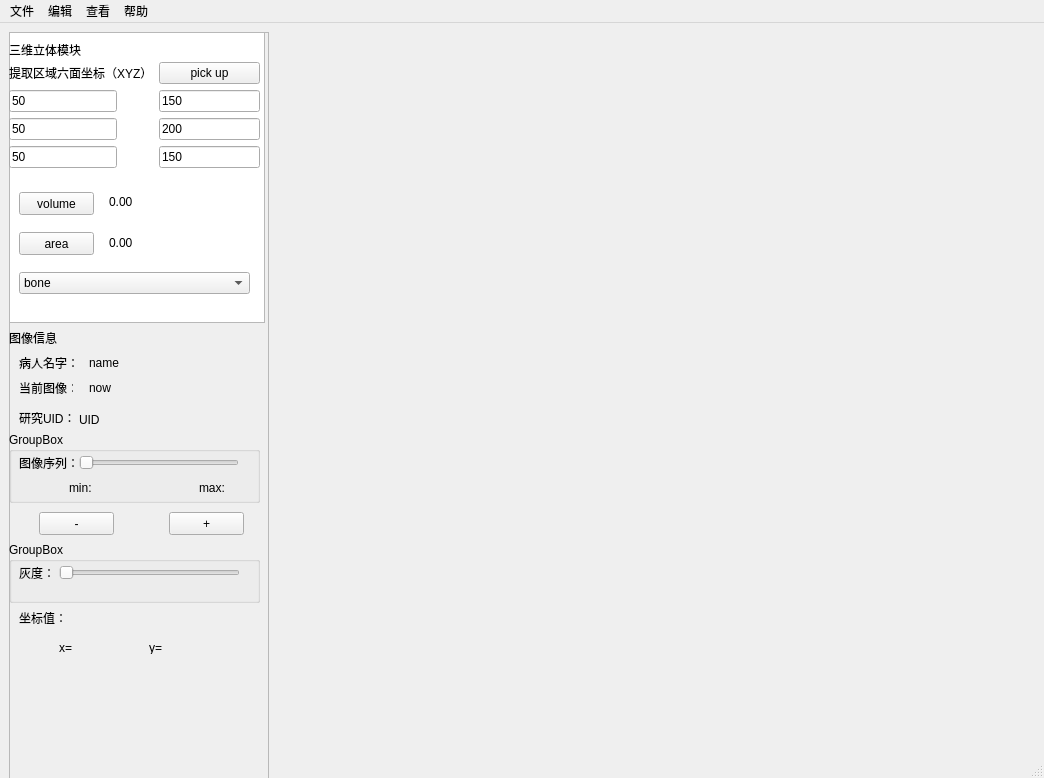
<?xml version="1.0" encoding="UTF-8"?>
<ui version="4.0">
 <class>MainWindow</class>
 <widget class="QMainWindow" name="MainWindow">
  <property name="geometry">
   <rect>
    <x>0</x>
    <y>0</y>
    <width>1044</width>
    <height>778</height>
   </rect>
  </property>
  <property name="sizePolicy">
   <sizepolicy hsizetype="Preferred" vsizetype="Preferred">
    <horstretch>0</horstretch>
    <verstretch>0</verstretch>
   </sizepolicy>
  </property>
  <property name="minimumSize">
   <size>
    <width>1044</width>
    <height>777</height>
   </size>
  </property>
  <property name="baseSize">
   <size>
    <width>0</width>
    <height>0</height>
   </size>
  </property>
  <property name="windowTitle">
   <string>CTViewer</string>
  </property>
  <property name="layoutDirection">
   <enum>Qt::LeftToRight</enum>
  </property>
  <widget class="QWidget" name="centralwidget">
   <property name="sizePolicy">
    <sizepolicy hsizetype="Maximum" vsizetype="Maximum">
     <horstretch>0</horstretch>
     <verstretch>0</verstretch>
    </sizepolicy>
   </property>
   <property name="minimumSize">
    <size>
     <width>1044</width>
     <height>777</height>
    </size>
   </property>
   <layout class="QHBoxLayout" name="horizontalLayout">
    <item>
     <layout class="QGridLayout" name="gridLayout">
      <item row="0" column="2">
       <widget class="QVTKWidget" name="qvtkWidget_4">
        <property name="sizePolicy">
         <sizepolicy hsizetype="Preferred" vsizetype="Preferred">
          <horstretch>10</horstretch>
          <verstretch>10</verstretch>
         </sizepolicy>
        </property>
        <property name="minimumSize">
         <size>
          <width>1044</width>
          <height>777</height>
         </size>
        </property>
        <property name="mouseTracking">
         <bool>true</bool>
        </property>
        <property name="layoutDirection">
         <enum>Qt::LeftToRight</enum>
        </property>
       </widget>
      </item>
      <item row="0" column="1">
       <widget class="QFrame" name="frame">
        <property name="sizePolicy">
         <sizepolicy hsizetype="Fixed" vsizetype="Preferred">
          <horstretch>1</horstretch>
          <verstretch>1</verstretch>
         </sizepolicy>
        </property>
        <property name="minimumSize">
         <size>
          <width>260</width>
          <height>0</height>
         </size>
        </property>
        <property name="frameShape">
         <enum>QFrame::StyledPanel</enum>
        </property>
        <property name="frameShadow">
         <enum>QFrame::Raised</enum>
        </property>
        <widget class="QTreeView" name="treeView">
         <property name="geometry">
          <rect>
           <x>0</x>
           <y>0</y>
           <width>256</width>
           <height>291</height>
          </rect>
         </property>
        </widget>
        <widget class="QLabel" name="label">
         <property name="geometry">
          <rect>
           <x>0</x>
           <y>300</y>
           <width>54</width>
           <height>12</height>
          </rect>
         </property>
         <property name="text">
          <string>图像信息</string>
         </property>
        </widget>
        <widget class="QGroupBox" name="groupBox_3">
         <property name="geometry">
          <rect>
           <x>0</x>
           <y>510</y>
           <width>251</width>
           <height>61</height>
          </rect>
         </property>
         <property name="title">
          <string>GroupBox</string>
         </property>
         <widget class="QSlider" name="horizontalSlider_3">
          <property name="geometry">
           <rect>
            <x>50</x>
            <y>20</y>
            <width>181</width>
            <height>22</height>
           </rect>
          </property>
          <property name="mouseTracking">
           <bool>true</bool>
          </property>
          <property name="orientation">
           <enum>Qt::Horizontal</enum>
          </property>
          <property name="invertedControls">
           <bool>true</bool>
          </property>
          <property name="tickPosition">
           <enum>QSlider::NoTicks</enum>
          </property>
         </widget>
         <widget class="QLabel" name="label_4">
          <property name="geometry">
           <rect>
            <x>10</x>
            <y>20</y>
            <width>31</width>
            <height>21</height>
           </rect>
          </property>
          <property name="text">
           <string>灰度：</string>
          </property>
         </widget>
        </widget>
        <widget class="QLabel" name="label_5">
         <property name="geometry">
          <rect>
           <x>10</x>
           <y>580</y>
           <width>54</width>
           <height>12</height>
          </rect>
         </property>
         <property name="text">
          <string>坐标值：</string>
         </property>
        </widget>
        <widget class="QLabel" name="label_7">
         <property name="geometry">
          <rect>
           <x>50</x>
           <y>610</y>
           <width>54</width>
           <height>12</height>
          </rect>
         </property>
         <property name="text">
          <string>x=</string>
         </property>
        </widget>
        <widget class="QLabel" name="label_8">
         <property name="geometry">
          <rect>
           <x>140</x>
           <y>610</y>
           <width>54</width>
           <height>12</height>
          </rect>
         </property>
         <property name="text">
          <string>y=</string>
         </property>
        </widget>
        <widget class="QLabel" name="label_2">
         <property name="geometry">
          <rect>
           <x>10</x>
           <y>320</y>
           <width>61</width>
           <height>21</height>
          </rect>
         </property>
         <property name="text">
          <string>病人名字：</string>
         </property>
        </widget>
        <widget class="QLabel" name="label_3">
         <property name="geometry">
          <rect>
           <x>80</x>
           <y>320</y>
           <width>181</width>
           <height>21</height>
          </rect>
         </property>
         <property name="text">
          <string>name</string>
         </property>
        </widget>
        <widget class="QLabel" name="label_6">
         <property name="geometry">
          <rect>
           <x>10</x>
           <y>350</y>
           <width>54</width>
           <height>12</height>
          </rect>
         </property>
         <property name="text">
          <string>当前图像：</string>
         </property>
        </widget>
        <widget class="QLabel" name="label_9">
         <property name="geometry">
          <rect>
           <x>80</x>
           <y>350</y>
           <width>54</width>
           <height>12</height>
          </rect>
         </property>
         <property name="text">
          <string>now</string>
         </property>
        </widget>
        <widget class="QLabel" name="label_10">
         <property name="geometry">
          <rect>
           <x>10</x>
           <y>380</y>
           <width>54</width>
           <height>12</height>
          </rect>
         </property>
         <property name="text">
          <string>研究UID：</string>
         </property>
        </widget>
        <widget class="QLabel" name="label_11">
         <property name="geometry">
          <rect>
           <x>70</x>
           <y>380</y>
           <width>181</width>
           <height>16</height>
          </rect>
         </property>
         <property name="text">
          <string>UID</string>
         </property>
        </widget>
        <widget class="QGroupBox" name="groupBox_4">
         <property name="geometry">
          <rect>
           <x>0</x>
           <y>400</y>
           <width>251</width>
           <height>71</height>
          </rect>
         </property>
         <property name="title">
          <string>GroupBox</string>
         </property>
         <widget class="QSlider" name="horizontalSlider_4">
          <property name="geometry">
           <rect>
            <x>70</x>
            <y>20</y>
            <width>160</width>
            <height>22</height>
           </rect>
          </property>
          <property name="mouseTracking">
           <bool>true</bool>
          </property>
          <property name="orientation">
           <enum>Qt::Horizontal</enum>
          </property>
          <property name="invertedControls">
           <bool>true</bool>
          </property>
         </widget>
         <widget class="QLabel" name="label_12">
          <property name="geometry">
           <rect>
            <x>10</x>
            <y>20</y>
            <width>61</width>
            <height>21</height>
           </rect>
          </property>
          <property name="text">
           <string>图像序列：</string>
          </property>
         </widget>
         <widget class="QLabel" name="label_13">
          <property name="geometry">
           <rect>
            <x>60</x>
            <y>50</y>
            <width>54</width>
            <height>12</height>
           </rect>
          </property>
          <property name="text">
           <string>min:</string>
          </property>
         </widget>
         <widget class="QLabel" name="label_14">
          <property name="geometry">
           <rect>
            <x>190</x>
            <y>50</y>
            <width>54</width>
            <height>12</height>
           </rect>
          </property>
          <property name="text">
           <string>max:</string>
          </property>
         </widget>
        </widget>
        <widget class="QPushButton" name="pushButton">
         <property name="geometry">
          <rect>
           <x>30</x>
           <y>480</y>
           <width>75</width>
           <height>23</height>
          </rect>
         </property>
         <property name="mouseTracking">
          <bool>true</bool>
         </property>
         <property name="text">
          <string>-</string>
         </property>
        </widget>
        <widget class="QPushButton" name="pushButton_2">
         <property name="geometry">
          <rect>
           <x>160</x>
           <y>480</y>
           <width>75</width>
           <height>23</height>
          </rect>
         </property>
         <property name="text">
          <string>+</string>
         </property>
        </widget>
        <widget class="QLabel" name="label_16">
         <property name="geometry">
          <rect>
           <x>100</x>
           <y>200</y>
           <width>151</width>
           <height>21</height>
          </rect>
         </property>
         <property name="text">
          <string>0.00</string>
         </property>
        </widget>
        <widget class="QPushButton" name="pushButton_3">
         <property name="geometry">
          <rect>
           <x>10</x>
           <y>200</y>
           <width>75</width>
           <height>23</height>
          </rect>
         </property>
         <property name="text">
          <string>area</string>
         </property>
        </widget>
        <widget class="QPushButton" name="pushButton_4">
         <property name="geometry">
          <rect>
           <x>10</x>
           <y>160</y>
           <width>75</width>
           <height>23</height>
          </rect>
         </property>
         <property name="text">
          <string>volume</string>
         </property>
        </widget>
        <widget class="QLabel" name="label_15">
         <property name="geometry">
          <rect>
           <x>100</x>
           <y>160</y>
           <width>151</width>
           <height>20</height>
          </rect>
         </property>
         <property name="text">
          <string>0.00</string>
         </property>
        </widget>
        <widget class="QWidget" name="formLayoutWidget">
         <property name="geometry">
          <rect>
           <x>0</x>
           <y>30</y>
           <width>251</width>
           <height>121</height>
          </rect>
         </property>
         <layout class="QFormLayout" name="formLayout">
          <item row="0" column="0">
           <widget class="QLabel" name="label_17">
            <property name="text">
             <string>提取区域六面坐标（XYZ）</string>
            </property>
           </widget>
          </item>
          <item row="0" column="1">
           <widget class="QPushButton" name="pushButton_5">
            <property name="text">
             <string>pick up</string>
            </property>
           </widget>
          </item>
          <item row="1" column="0">
           <widget class="QLineEdit" name="lineEdit">
            <property name="text">
             <string>50</string>
            </property>
           </widget>
          </item>
          <item row="1" column="1">
           <widget class="QLineEdit" name="lineEdit_2">
            <property name="text">
             <string>150</string>
            </property>
           </widget>
          </item>
          <item row="2" column="0">
           <widget class="QLineEdit" name="lineEdit_3">
            <property name="text">
             <string>50</string>
            </property>
           </widget>
          </item>
          <item row="2" column="1">
           <widget class="QLineEdit" name="lineEdit_4">
            <property name="text">
             <string>200</string>
            </property>
           </widget>
          </item>
          <item row="3" column="0">
           <widget class="QLineEdit" name="lineEdit_5">
            <property name="text">
             <string>50</string>
            </property>
           </widget>
          </item>
          <item row="3" column="1">
           <widget class="QLineEdit" name="lineEdit_6">
            <property name="text">
             <string>150</string>
            </property>
           </widget>
          </item>
         </layout>
        </widget>
        <widget class="QLabel" name="label_19">
         <property name="geometry">
          <rect>
           <x>0</x>
           <y>10</y>
           <width>81</width>
           <height>16</height>
          </rect>
         </property>
         <property name="text">
          <string>三维立体模块</string>
         </property>
        </widget>
        <widget class="QComboBox" name="comboBox">
         <property name="geometry">
          <rect>
           <x>10</x>
           <y>240</y>
           <width>231</width>
           <height>22</height>
          </rect>
         </property>
         <item>
          <property name="text">
           <string>bone</string>
          </property>
         </item>
         <item>
          <property name="text">
           <string>skin</string>
          </property>
         </item>
        </widget>
       </widget>
      </item>
     </layout>
    </item>
   </layout>
  </widget>
  <widget class="QMenuBar" name="menuBar">
   <property name="geometry">
    <rect>
     <x>0</x>
     <y>0</y>
     <width>1044</width>
     <height>23</height>
    </rect>
   </property>
   <widget class="QMenu" name="file_menu">
    <property name="title">
     <string>文件</string>
    </property>
    <widget class="QMenu" name="menu">
     <property name="title">
      <string>读取</string>
     </property>
     <addaction name="actionJPG"/>
     <addaction name="actionDICOM"/>
     <addaction name="actionBMP"/>
     <addaction name="actionDcm"/>
    </widget>
    <addaction name="menu"/>
    <addaction name="separator"/>
    <addaction name="save_action"/>
    <addaction name="separator"/>
   </widget>
   <widget class="QMenu" name="tool_menu">
    <property name="title">
     <string>编辑</string>
    </property>
    <addaction name="resample_action"/>
    <addaction name="separator"/>
    <addaction name="actionUo"/>
    <addaction name="separator"/>
    <addaction name="actionAmplify"/>
    <addaction name="separator"/>
    <addaction name="actionUdo"/>
    <addaction name="separator"/>
    <addaction name="actionTi"/>
    <addaction name="separator"/>
   </widget>
   <widget class="QMenu" name="menu_2">
    <property name="title">
     <string>查看</string>
    </property>
    <widget class="QMenu" name="menu_3">
     <property name="title">
      <string>三维建模</string>
     </property>
     <addaction name="actionMain"/>
     <addaction name="actionTihui"/>
    </widget>
    <addaction name="menu_3"/>
    <addaction name="separator"/>
   </widget>
   <widget class="QMenu" name="menu_4">
    <property name="title">
     <string>帮助</string>
    </property>
    <addaction name="actionShi"/>
   </widget>
   <addaction name="file_menu"/>
   <addaction name="tool_menu"/>
   <addaction name="menu_2"/>
   <addaction name="menu_4"/>
  </widget>
  <widget class="QStatusBar" name="statusBar"/>
  <action name="save_action">
   <property name="text">
    <string>保存</string>
   </property>
  </action>
  <action name="resample_action">
   <property name="text">
    <string>标注</string>
   </property>
  </action>
  <action name="actionJPG">
   <property name="text">
    <string>JPG文件</string>
   </property>
  </action>
  <action name="actionDICOM">
   <property name="text">
    <string>DICOM文件</string>
   </property>
  </action>
  <action name="actionBMP">
   <property name="text">
    <string>BMP文件</string>
   </property>
  </action>
  <action name="actionUo">
   <property name="text">
    <string>缩小</string>
   </property>
  </action>
  <action name="actionUdo">
   <property name="text">
    <string>灰度</string>
   </property>
  </action>
  <action name="actionSd">
   <property name="text">
    <string>亮度</string>
   </property>
  </action>
  <action name="actionMain">
   <property name="text">
    <string>体绘制</string>
   </property>
  </action>
  <action name="actionTihui">
   <property name="text">
    <string>面绘制</string>
   </property>
  </action>
  <action name="actionJisuan">
   <property name="text">
    <string>表面积</string>
   </property>
  </action>
  <action name="actionTiji">
   <property name="text">
    <string>体积</string>
   </property>
  </action>
  <action name="actionShi">
   <property name="text">
    <string>使用文档</string>
   </property>
  </action>
  <action name="actionDcm">
   <property name="text">
    <string>DCM序列文件</string>
   </property>
  </action>
  <action name="actionTi">
   <property name="text">
    <string>提取区域</string>
   </property>
  </action>
  <action name="actionAmplify">
   <property name="text">
    <string>放大</string>
   </property>
  </action>
 </widget>
 <customwidgets>
  <customwidget>
   <class>QVTKWidget</class>
   <extends>QWidget</extends>
   <header>QVTKWidget.h</header>
  </customwidget>
 </customwidgets>
 <resources/>
 <connections/>
</ui>
